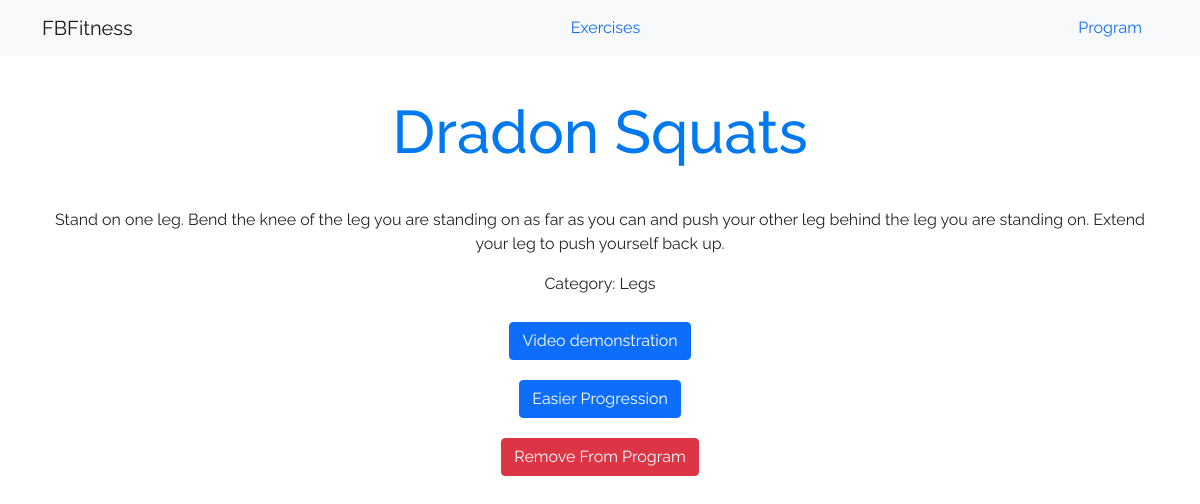
The page /Exercises/dragon/ on the database its author committed.
### Exercises/models.py (models this page shows, shortened)
class Exercise(models.Model):
    name = models.CharField(max_length=255,unique=True)
    slug = models.SlugField(allow_unicode=True,null=False,unique=True)
    progressionTo = models.ForeignKey('self',on_delete=models.CASCADE,null=True,blank=True,related_name='harder')
    progressionFrom = models.ForeignKey('self',on_delete=models.CASCADE,null=True,blank=True,related_name='easier')
    difficulty = models.IntegerField()
    link = models.CharField(max_length=255,unique=True,null=True,blank=True)
    plane = models.CharField(max_length=255,null=True,blank=True)
    category = models.CharField(max_length=255,null=True,blank=True)
    description = models.CharField(max_length=500,null=True,blank=True)
    class Meta:
        ordering = ['-difficulty','category']

### Exercises/views.py (the view)
# urls.py: path('<slug:slug>/',views.SingleExercise.as_view(),name='single'),
class SingleExercise(generic.DetailView):
    model = models.Exercise
    def get_context_data(self,**kwargs):
        context = super().get_context_data(**kwargs)
        info = Program.objects.all()
        context['ex_list']=[]
        for item in info:
            context['ex_list'].append(item.exercise.name)
        return context

### Exercises/templates/Exercises/exercise_detail.html (shortened to what this page needs)
{% extends 'Exercises/exercise_base.html' %}
{% block ex_content %}
<h1 class='titles'>{{exercise.name}}</h1>
<div class="content">
  <p>{{exercise.description}}</p>
  <p>Category: {{exercise.category}}</p>
  <a class="btn btn-primary" href="{{exercise.link}}" target="_blank">Video demonstration</a>
  {% if exercise.difficulty > 1 %}
  <br>
    <a class="btn btn-primary" href="{% url 'Exercises:single' slug=exercise.progressionFrom.slug %}">Easier Progression</a>
  {% endif %}
  {% if exercise.name in ex_list %}
    <br>
    <a class="btn btn-danger" href="{% url 'program:remove' slug=exercise.slug %}">Remove From Program</a>
  {% else %}
    <br>
    <a class="btn btn-success" href="{% url 'program:add' slug=exercise.slug %}">Add To Program</a>
  {% endif %}
</div>
{% endblock %}

### static/BWFitness/css/master.css (style rules this page uses)
body { text-align: center; font-family: 'Raleway', sans-serif; }
.titles { color: rgb(0,120,240); font-size: 60px; margin-top: 40px; margin-bottom: 40px; }
.btn { margin-top: 10px; margin-bottom: 10px; }

### rows shown on the page
Exercise: name "Dradon Squats", description "Stand on one leg. Bend the knee of the leg you are standing on as far as you can and push your other leg behind the leg you are standing on. Extend your leg to push yourself back up.", category "Legs"
